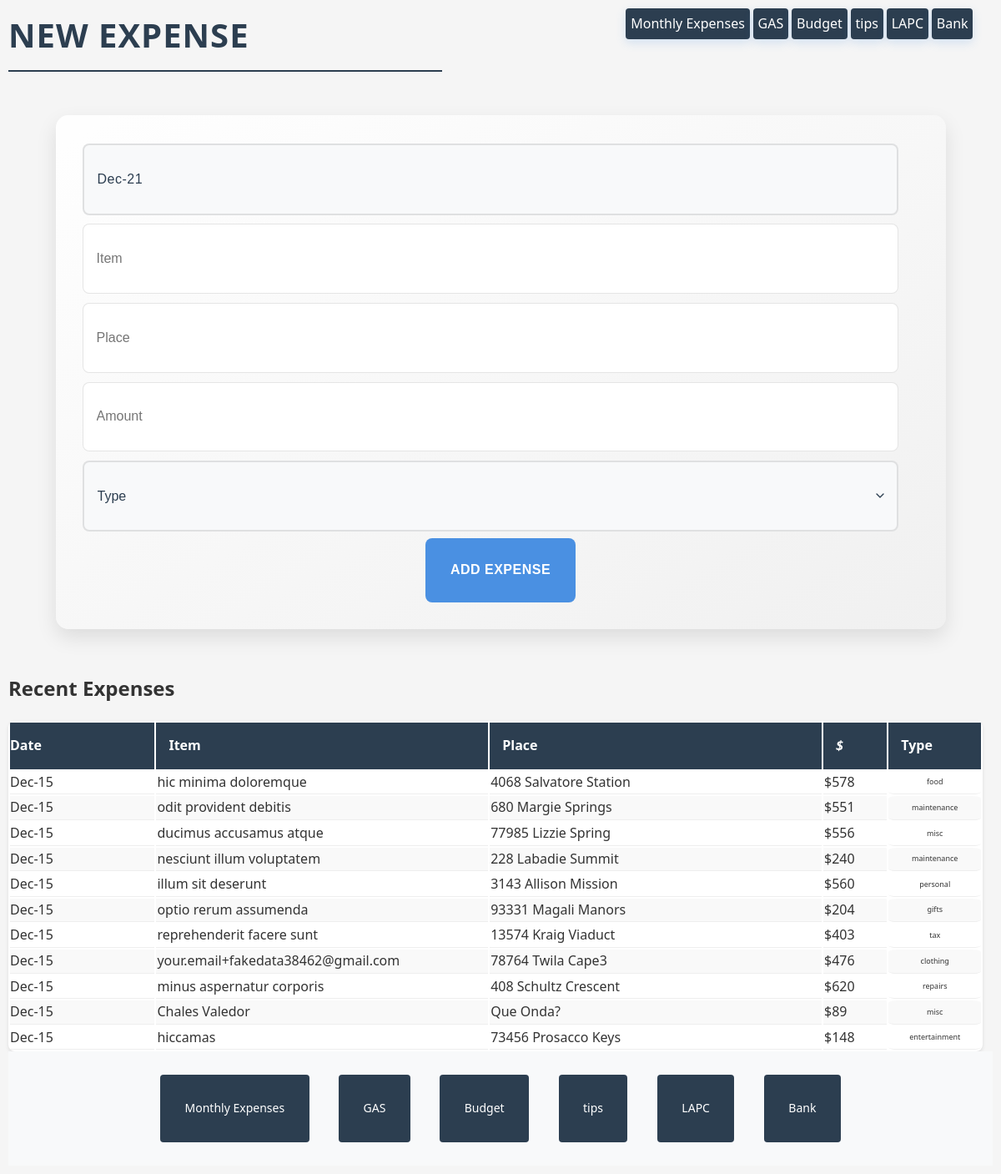
The page / on the database its author committed.
### tables this page shows
CREATE TABLE expenses (
            id INTEGER PRIMARY KEY AUTOINCREMENT,
            date TEXT NOT NULL,
            item TEXT NOT NULL,
            place TEXT NOT NULL,
            amount REAL NOT NULL,
            type TEXT NOT NULL,
            created_at DATETIME DEFAULT CURRENT_TIMESTAMP
        );

### index.php (the view, shortened to what this page needs)
<!DOCTYPE html>
<?php       include 'db_connect.php';  ?>
<html lang="en">
<head>
    <link rel="stylesheet" href="style.css">
</head>
<body>
    <div class="links"><h1>New Expense</h1><?php links(); ?></div>
    <form method="POST" action="">
        <section><input type="hidden" id="year" name="year" value="<?php echo date('Y h:i:a'); ?>" >
            <input type="text" name="date" placeholder="Date"
                value="<?php date_default_timezone_set("America/Los_Angeles"); echo date("M-j"); ?>" required>
            <hr><input type="text" name="item" placeholder="Item" required id="item">
            <hr><input type="text" name="place" placeholder="Place" required>
            <hr><input type="number" step="1" name="amount" placeholder="Amount" min="0" required>
            <hr><select name="type" required>
                <option value="">Type</option>
            </select>
        </section>
        <input type="submit" value="Add Expense">
    </form>
    <?php
    $db = new Database();
    $expenses = $db->getAllExpenses();
    if ($expenses) {
        echo '<h2>Recent Expenses</h2>';
        echo '<table class="sortable">';
        echo '<thead>';
        echo '<tr>';
        echo '<th>Date</th>';
        echo '<th>Item</th>';
        echo '<th>Place</th>';
        echo '<th><i class="fas fa-dollar-sign">$</i></th>';
        echo '<th>Type</th>';
        echo '</tr>';
        echo '</thead>';
        echo '<tbody>';
        foreach ($expenses as $expense) {
            echo '<tr>';
            echo '<td>' . date('M-j', strtotime($expense['date'])) . '</td>';
            echo '<td>' . htmlspecialchars($expense['item']) . '</td>';
            echo '<td>' . htmlspecialchars($expense['place']) . '</td>';
            echo '<td>$' . number_format($expense['amount']) . '</td>';
            echo '<td>' . htmlspecialchars($expense['type']) . '</td>';
            echo '</tr>';
        }
        echo '</tbody>';
        echo '</table>';
    }
    ?>
</body>
</html>

### style.css (style rules this page uses)
html, body { margin: 0; padding: 0; background-color: #f5f5f5; }
body { color: #333; font-family: "Segoe UI", Arial, sans-serif; line-height: 1.6; padding: 10px; box-sizing: border-box; max-width: 100vw; overflow-x: hidden; padding-bottom: fit-content; display: flex; flex-direction: column; min-height: 100vh; margin: 0; }
h1 { margin-top: 0; color: #2c3e50; margin-bottom: 20px; font-weight: 700; font-size: 2.5em; text-transform: uppercase; letter-spacing: 1px; border-bottom: 2px solid #2c3e50; display: inline; padding-right: 20%; padding-bottom: 10px; }
form { width: 85%; margin: 2rem auto; background: linear-gradient( to right bottom, rgba(255, 255, 255, 0.95), rgba(240, 240, 240, 0.98) ); padding: 2rem; border-radius: 15px; box-shadow: 0 10px 25px rgba(0, 0, 0, 0.1); display: flex; flex-direction: column; gap: 1.5rem; transition: box-shadow 0.3s ease, transform 0.3s ease; }
input[type="text"], input[type="number"], select { padding: 1rem; margin-top: 1.1rem; border: 1px solid rgba(0, 0, 0, 0.1); border-radius: 8px; font-size: 1rem; height: 120%; box-sizing: border-box; transition: border-color 0.2s ease, box-shadow 0.2s ease; }
input[name="date"], select[name="type"] { background-color: #f8f9fa; border-width: 2px; font-weight: 500; }
input[name="date"] { color: #2c3e50; letter-spacing: 0.5px; }
select[name="type"] { color: #2c3e50; cursor: pointer; background-repeat: no-repeat; background-position: right 12px center; background-size: 16px; padding-right: 40px; -webkit-appearance: none; -moz-appearance: none; appearance: none; }
input[type="submit"] { width: 180px; height: 77px; margin: 0 auto; background-color: #4a90e2; color: white; border: none; border-radius: 8px; font-size: 1rem; font-weight: 600; cursor: pointer; transition: all 0.3s ease; text-transform: uppercase; letter-spacing: 0.5px; }
section { justify-content: center; align-items: center; display: grid; grid-template-columns: repeat(2, 1fr); gap: 25px; }
input[name="date"], select[name="type"], input[name="item"], input[name="place"], input[name="amount"] { grid-column: auto; width: 200%; min-width: 0; }
input[name="amount"] { padding-right: 8px; }
table { table-layout: fixed; width: 99%; background: white; border-radius: 8px; border: none; box-shadow: 0 2px 4px rgba(0, 0, 0, 0.1); overflow: hidden; }
th:first-child, td:first-child { margin: 0; padding: 0; width: 15%; }
th:nth-child(4), td:nth-child(4) { width: 4%; }
th:last-child, td:last-child { width: 7%; min-width: fit-content; white-space: nowrap; }
td:last-child { font-size: xx-small; font-weight: 400; border-radius: 10%; text-align: center; }
th { background-color: #2c3e50; color: white; padding: 15px; text-align: left; }
td { border-bottom: 1px solid #eee; word-wrap: break-word; }
tr:nth-child(even) { background-color: #f9f9f9; }
.links { display: inline; text-align: right; padding-right: 2%; }
.links h1 { float: left; display: inline; }

### rows shown on the page
expenses: date "Dec-15", item "hic minima doloremque", place "4068 Salvatore Station", amount "578", type "food"
expenses: date "Dec-15", item "odit provident debitis", place "680 Margie Springs", amount "551", type "maintenance"
expenses: date "Dec-15", item "ducimus accusamus atque", place "77985 Lizzie Spring", amount "556", type "misc"
expenses: date "Dec-15", item "nesciunt illum voluptatem", place "228 Labadie Summit", amount "240", type "maintenance"
expenses: date "Dec-15", item "illum sit deserunt", place "3143 Allison Mission", amount "560", type "personal"
expenses: date "Dec-15", item "optio rerum assumenda", place "93331 Magali Manors", amount "204", type "gifts"
expenses: date "Dec-15", item "reprehenderit facere sunt", place "13574 Kraig Viaduct", amount "403", type "tax"
expenses: date "Dec-15", item "your.email+fakedata38462@gmail.com", place "78764 Twila Cape3", amount "476", type "clothing"
expenses: date "Dec-15", item "minus aspernatur corporis", place "408 Schultz Crescent", amount "620", type "repairs"
expenses: date "Dec-15", item "Chales Valedor", place "Que Onda?", amount "89", type "misc"
expenses: date "Dec-15", item "hiccamas", place "73456 Prosacco Keys", amount "148", type "entertainment"
